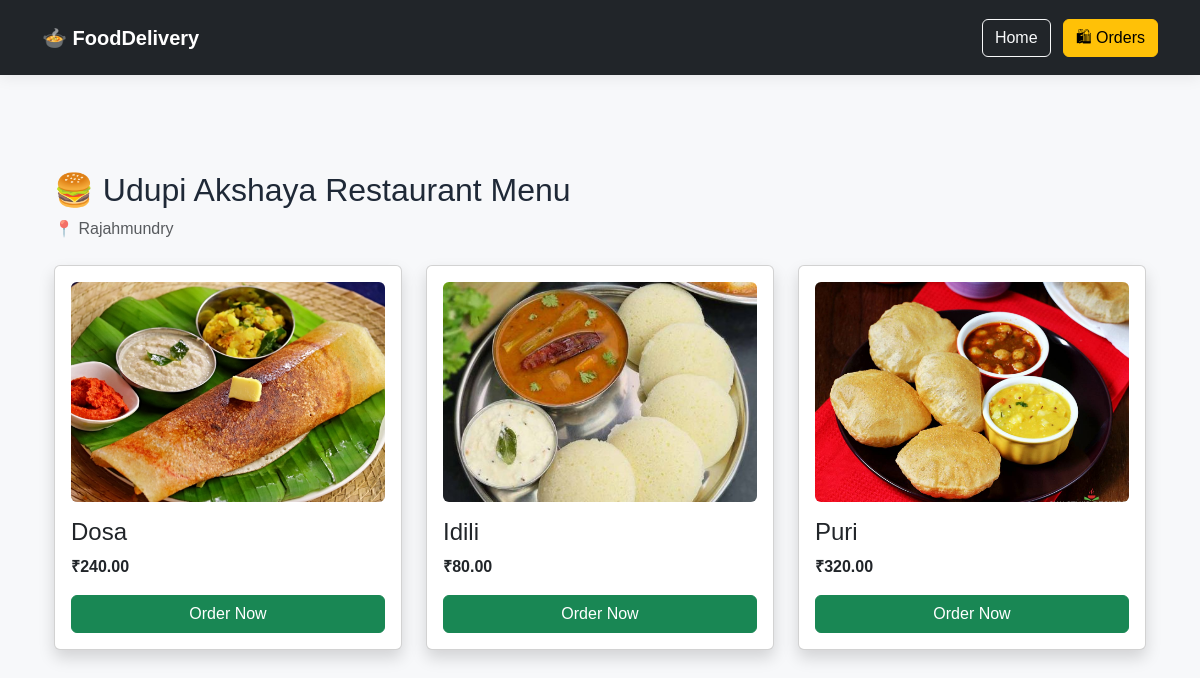
The page /menu/3/ on the database its author committed.
### foodapp/models.py (models this page shows, shortened)
class Restaurant(models.Model):
    name = models.CharField(max_length=100)
    location = models.CharField(
        max_length=200,
        default="Rajahmundry"
    )
    image = models.ImageField(
        upload_to="restaurants/",
        null=True,
        blank=True
    )

class MenuItem(models.Model):
    restaurant = models.ForeignKey(
        Restaurant,
        on_delete=models.CASCADE,
        related_name="menu_items"
    )
    name = models.CharField(max_length=100)
    price = models.DecimalField(
        max_digits=8,
        decimal_places=2,
        default=0
    )
    image = models.ImageField(
        upload_to="menu/",
        null=True,
        blank=True
    )

### foodapp/views.py (the view)
def menu(request, restaurant_id):
    restaurant = get_object_or_404(
        Restaurant,
        id=restaurant_id
    )
    items = MenuItem.objects.filter(
        restaurant=restaurant
    )
    return render(
        request,
        "foodapp/menu.html",
        {
            "restaurant": restaurant,
            "items": items
        }
    )

### foodapp/templates/foodapp/menu.html (shortened to what this page needs)
{% extends 'foodapp/base.html' %}
{% block content %}
<div class="container mt-5">
    <div class="mb-4">
        <h2>
            🍔 {{ restaurant.name }} Menu
        </h2>
        <p class="text-muted">
            📍 {{ restaurant.location }}
        </p>
    </div>
    <div class="row">
        {% for item in items %}
        <div class="col-md-4">
            <div class="card p-3 mb-4 shadow">
                {% if item.image %}
                    <img
                        src="{{ item.image.url }}"
                        class="img-fluid rounded"
                        style="height: 220px; object-fit: cover;"
                        alt="{{ item.name }}"
                    >
                {% endif %}
                <h4 class="mt-3">
                    {{ item.name }}
                </h4>
                <p class="fw-bold">
                    ₹{{ item.price }}
                </p>
                <a
                    href="{% url 'place_order' item.id %}"
                    class="btn btn-success"
                >
                    Order Now
                </a>
            </div>
        </div>
        {% empty %}
        <div class="alert alert-info">
            No menu items available for this restaurant.
        </div>
        {% endfor %}
    </div>
</div>
{% endblock %}

### foodapp/static/css/restaurants.css (style rules this page uses)
* { margin: 0; padding: 0; box-sizing: border-box; }
body { font-family: Arial, Helvetica, sans-serif; background: #f7f8fa; color: #1f2937; }

### rows shown on the page
Restaurant: name "Udupi Akshaya Restaurant", location "Rajahmundry"
MenuItem: image (picture), name "Dosa", price "240.00"
MenuItem: image (picture), name "Idili", price "80.00"
MenuItem: image (picture), name "Puri", price "320.00"
